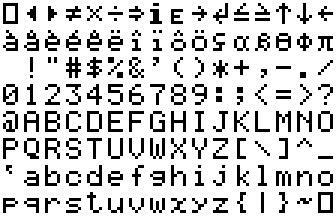
#> input picture assets/font5x7.png, 112 x 72 px (shown 3 times larger)
$ python assets.py
#> lines starting #> are read from the running program, lines starting #| are printed output that depends on the picture
#!/usr/bin/env python3
from pathlib import Path
from PIL import Image, ImageDraw
root=Path(__file__).resolve().parents[1]
im=Image.open(root/'assets/font5x7.png').convert('RGB')
#> im is the input picture: PIL image 112x72 RGB; 80.7% white; black in thin lines or dots
rows=[]
for code in range(128):
    x,y=code%16*7+1,code//16*9+1
    rows.append([sum((1<<(4-c)) for c in range(5) if sum(im.getpixel((x+c,y+r)))<384) for r in range(7)])
#> after the loop, rows = 128 items, first 6: [31, 17, 17, 17, 17, 17, 31], [0, 2, 6, 14, 6, 2, 0], [0, 8, 12, 14, 12, 8, 0], [0, 2, 31, 4, 31, 8, 0], [0, 17, 10, 4, 10, 17, 0], [0, 4, 0, 31, 0, 4, 0]
(root/'src/font.h').write_text('// 5 x 7 LCD glyphs; generated from assets/font5x7.png\nstatic const unsigned char lcd_font[128][7]={\n'+',\n'.join('{'+','.join(map(str,row))+'}' for row in rows)+'\n};\n')
for selected in (False,True):
    icon=Image.new('RGB',(92,64),'#ffffff' if not selected else '#ffb52b')
    d=ImageDraw.Draw(icon)
    d.rounded_rectangle((7,5,84,58),radius=6,fill='#354039')
    d.rectangle((11,9,80,54),fill='#cedcc1')
    def text(x,y,t,s=1):
        for ch in t:
            for r,bits in enumerate(rows[ord(ch)]):
                for c in range(5):
                    if bits&(1<<(4-c)): d.rectangle((x+c*s,y+r*s,x+(c+1)*s-1,y+(r+1)*s-1),fill='#22291f')
            x+=6*s
    text(16,14,'MATH  D'); text(17,27,'1+2'); text(62,40,'3',2)
    icon.save(root/'assets'/('icon-sel.png' if selected else 'icon-uns.png'))
#> this loop made 2 passes
#> pass 1, `icon.save(root/'assets'/('icon-sel.png' if selected else 'icon-uns.png..`:
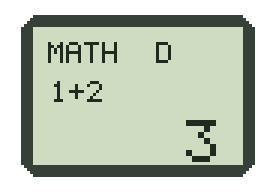
#> saved as icon-uns.png: PIL image 92x64 RGB (shown 3 times larger); mean R, G, B 190.5, 199.8, 184.4
#> pass 2, `icon=Image.new('RGB',(92,64),'#ffffff' if not selected else '#ffb52b')`:
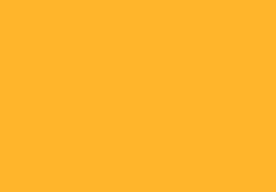
#> icon: PIL image 92x64 RGB (shown 3 times larger); mean R, G, B 255, 181, 43
#> pass 2, `icon.save(root/'assets'/('icon-sel.png' if selected else 'icon-uns.png..`:
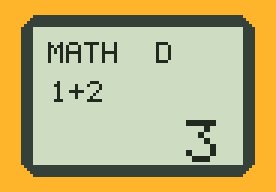
#> saved as icon-sel.png: PIL image 92x64 RGB (shown 3 times larger); mean R, G, B 190.5, 178.2, 122.6
